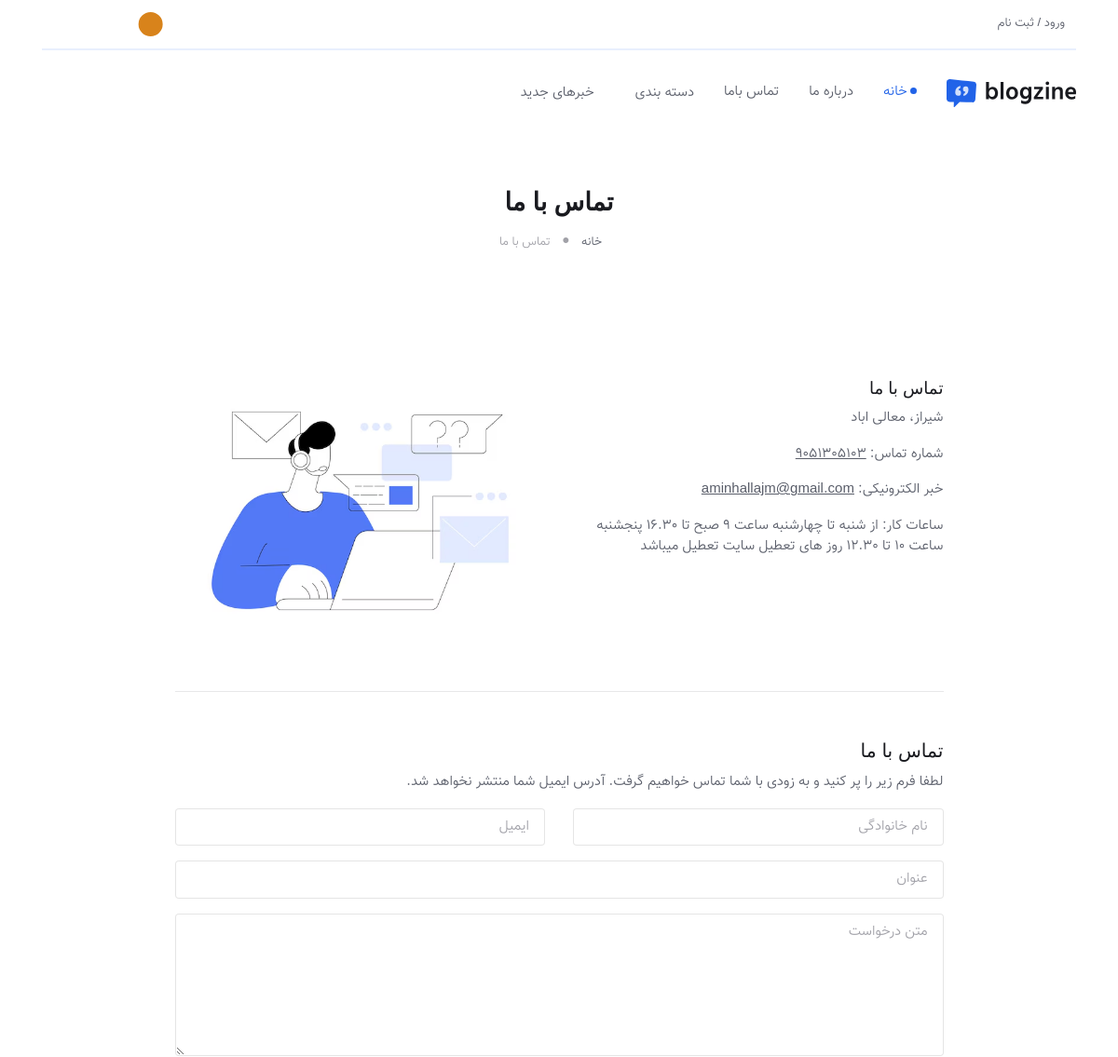
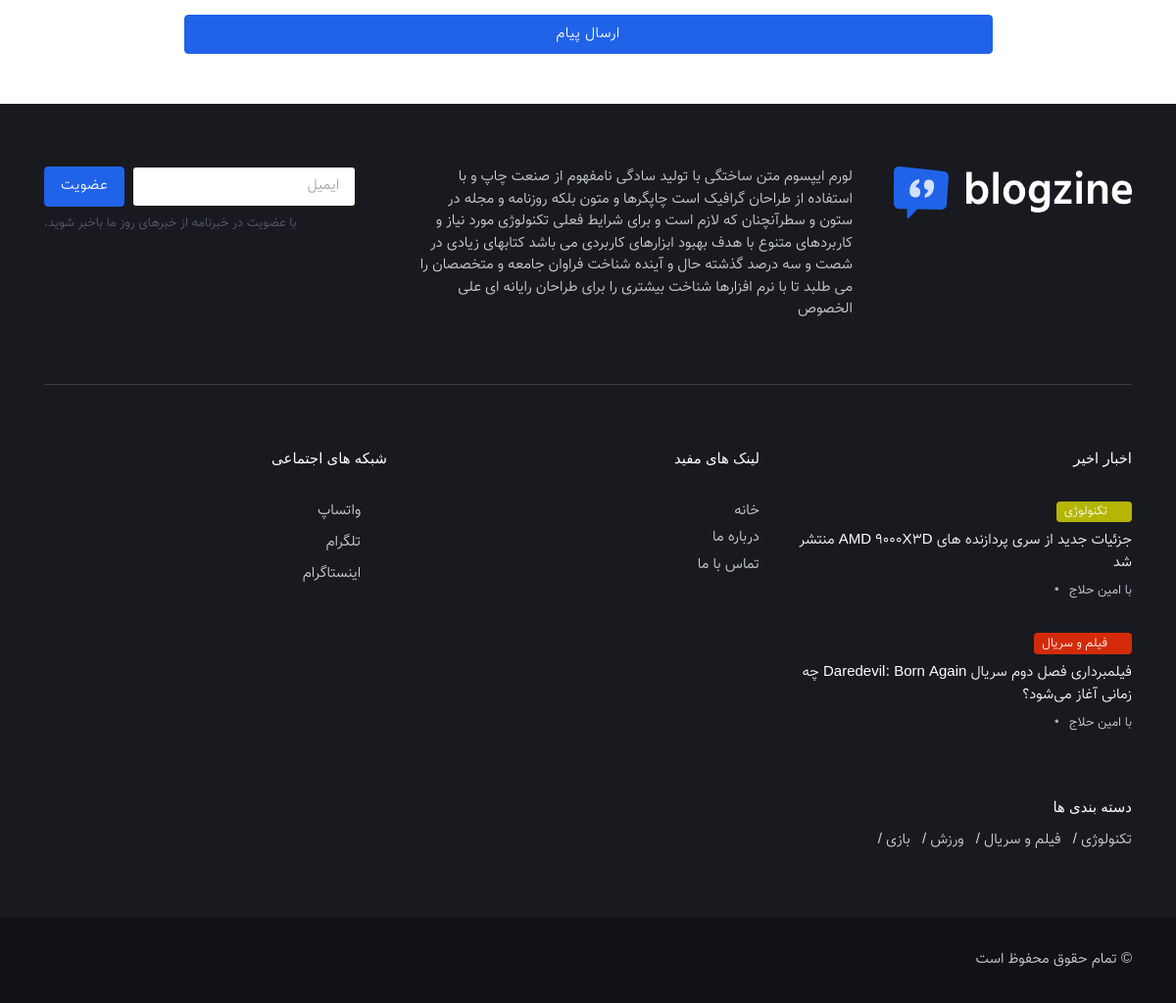
Screenshot of /contact/us/ with the database file from the repository (2 pictures, top to bottom).
### settings_site/models.py (models this page shows, shortened)
class Settings(models.Model):
    user=models.ForeignKey(User, on_delete=models.CASCADE, related_name="settings")
    tab_name=models.CharField(max_length=200)
    name_site=models.CharField(max_length=200)
    telegram_url=models.CharField(max_length=200)
    instagram_url=models.CharField(max_length=200)
    whatsapp_url=models.CharField(max_length=200)
    email=models.CharField(max_length=100)
    copy_right=models.CharField(max_length=200)
    number=models.IntegerField()
    logo_favicon=models.FileField(upload_to='logo_favicon',blank=True)
    logo_header=models.FileField(upload_to='logo_header',blank=True)
    logo_header_dark=models.FileField(upload_to='logo_header_dark',blank=True)
    logo_header_menu=models.FileField(upload_to='logo_header_menu',blank=True)
    logo_header_menu_dark=models.FileField(upload_to='logo_header_menu_dark',blank=True)
    logo_footer=models.FileField(upload_to='logo_footer',blank=True)
    site_title=models.TextField(null=True , blank=True)
    footer_title=models.TextField(null=True , blank=True)
    about_us=models.TextField(null=True , blank=True)
    address=models.TextField(null=True , blank=True)

class ContactUsSettings(models.Model):
    user=models.ForeignKey(User, on_delete=models.CASCADE, related_name="contactussettings")
    title=models.CharField(max_length=200)
    address=models.CharField(max_length=500)
    email=models.CharField(max_length=100)
    number=models.IntegerField()
    hours_of_work=models.TextField(null=True , blank=True)

### news/models.py (models this page shows, shortened)
class News(models.Model):
    user=models.ForeignKey(User, on_delete=models.CASCADE, related_name="news")
    author=models.ForeignKey(User, on_delete=models.CASCADE, related_name="news_author")
    sub_category=models.ForeignKey(SubCategory, on_delete=models.CASCADE, related_name="news")
    title=models.CharField(max_length=500)
    img=models.FileField(upload_to='img_news',blank=True)
    date = models.FloatField(null=True , blank=True)
    text=models.TextField(null=True , blank=True)
    @property
    def jdate(self):
        try:
            return  jdatetime.datetime.fromtimestamp(self.date).strftime("%Y/%m/%d")
        except:
            return '-'

class SubCategory(models.Model):
    user=models.ForeignKey(User, on_delete=models.CASCADE, related_name="subcategory")
    category=models.ForeignKey(Category, on_delete=models.CASCADE, related_name="subcategory")
    title=models.CharField(max_length=500)

class Category(models.Model):
    user=models.ForeignKey(User, on_delete=models.CASCADE, related_name="category")
    title=models.CharField(max_length=500)
    img=models.FileField(upload_to='img_category',blank=True)
    color=models.CharField(max_length=500, default='#f5f5f5')
    color_text=models.CharField(max_length=500, default='#333')
    def __str__(self):
            return f"{self.title}"

### news/views.py (the view)
# urls.py: path('contact/us/', views.front_contact_us, name='front_contact_us'),
def front_contact_us(request):
    settings=Settings.objects.get(id=1)
    category_menu=Category.objects.all()
    category_menu2 = Category.objects.all()[:12]
    menu_news_list = News.objects.all().order_by('-id')[:4]
    contact_us=ContactUsSettings.objects.get(id=1)
    footer_news_list = News.objects.all().order_by('-id')[:2]
    list_contact_us = {
        'settings':settings,"category_menu":category_menu,
        "contact_us":contact_us, "menu_news_list":menu_news_list,
        "category_menu2":category_menu2, 'footer_news_list':footer_news_list,
    }
    return render(request, 'front/contact-us.html', list_contact_us)

### news/templates/front/contact-us.html (shortened to what this page needs)
{% extends 'front/panel.html' %}
{% load static %}
{% block contentpanel %}
<section>
	<div class="container">
		<div class="row">
      <div class="col-md-9 mx-auto text-center">
        <h1 class="display-5">تماس با ما</h1>
        <nav class="d-flex justify-content-center" aria-label="breadcrumb">
          <ol class="breadcrumb breadcrumb-dots mb-0">
            <li class="breadcrumb-item"><a href="index.html"><i class="bi bi-house me-1"></i> خانه</a></li>
            <li class="breadcrumb-item active">تماس با ما</li>
          </ol>
        </nav>
      </div>
    </div>
	</div>
</section>
<section class="pt-4">
	<div class="container">
		<div class="row">
      <div class="col-xl-9 mx-auto">
        <div class="row mt-5">
          <div class="col-sm-6">
            <h3>{{contact_us.title}}</h3>
            <address>{{contact_us.address}}</address>
            <p>شماره تماس: <a href="#" class="text-reset"><u>{{contact_us.number}}</u></a></p>
            <p>خبر الکترونیکی: <a href="#" class="text-reset"><u>{{contact_us.email}}</u></a></p>
            <p>ساعات کار: {{contact_us.hours_of_work}}
              <br>
            </p>
          </div>
          <div class="col-sm-6 mb-5 mb-sm-0">
            <img class="card-img rounded" src="{% static 'front/' %}images/contactus3.avif" alt="Card image">
          </div>
        </div>
        <hr class="my-5">
        <div class="row">
          <div class="col-12">
          <h2>تماس با ما</h2>
          <p>لطفا فرم زیر را پر کنید و به زودی با شما تماس خواهیم گرفت. آدرس ایمیل شما منتشر نخواهد شد.</p>
          <form class="contact-form" action="{% url 'front_contact_us_submit' %}" id="form_all" name="contactform" method="POST">
            <div class="row">
              <div class="col-md-6">
                <div class="mb-3">
                  <input required id="last_name" name="last_name" type="text" class="form-control" placeholder="نام خانوادگی">
                </div>
              </div>
              <div class="col-md-6">
                <div class="mb-3">
                  <input required id="con-email" name="email" type="email" class="form-control" placeholder="ایمیل">
                </div>
              </div>
              <div class="col-md-12">
                <div class="mb-3">
                  <input required id="title" name="title" type="text" class="form-control" placeholder="عنوان">
                </div>
              </div>
              <div class="col-md-12">
                <div class="mb-3">
                  <textarea required id="text" name="text" cols="40" rows="6" class="form-control" placeholder="متن درخواست"></textarea>
                </div>
              </div>
              <div class="col-md-12 text-start"><button class="btn btn-primary w-100" type="submit">ارسال پیام</button></div>
            </div>
          </form>
          </div>
        </div>
      </div>
     </div>
  </div>
</section>
{% endblock contentpanel %}

### news/templates/front/panel.html (shortened to what this page needs)
{% load static %}
<!DOCTYPE html>
<html lang="fa" dir="rtl">
<head>
	<link rel="stylesheet" type="text/css" href="{% static 'front/' %}vendor/font-awesome/css/all.min.css">
	<link rel="stylesheet" type="text/css" href="{% static 'front/' %}vendor/bootstrap-icons/bootstrap-icons.css">
	<link rel="stylesheet" type="text/css" href="{% static 'front/' %}vendor/tiny-slider/tiny-slider.css">
	<link rel="stylesheet" type="text/css" href="{% static 'front/' %}vendor/plyr/plyr.css">
	<link id="style-switch" rel="stylesheet" type="text/css" href="{% static 'front/' %}css/style-rtl.css">
	<link id="style-switch" rel="stylesheet" type="text/css" href="{% static 'front/' %}css/toastr.css">
</head>
<body>
<header class="navbar-light navbar-sticky header-static">
	<div class="navbar-top d-none d-lg-block small">
		<div class="container">
			<div class="d-md-flex justify-content-between align-items-center my-2">
				<ul class="nav">
					<li class="nav-item">
						<a class="nav-link" href="signin.html">ورود / ثبت نام</a>
					</li>
				</ul>
				<div class="d-flex align-items-center">
					<div class="nav-item dropdown mx-2">
						<button class="modeswitch" id="bd-theme" type="button" aria-expanded="false" data-bs-toggle="dropdown" data-bs-display="static">
						</button>
					</div>
					<ul class="nav">
						<li class="nav-item">
							<a class="nav-link px-2 fs-5" href="{{settings.telegram_url}}"><i class="fab fa-telegram"></i></a>
						</li>
						<li class="nav-item">
							<a class="nav-link px-2 fs-5" href="{{settings.instagram_url}}"><i class="fab fa-instagram"></i></a>
						</li>
						<li class="nav-item">
							<a class="nav-link px-2 fs-5" href="{{settings.whatsapp_url}}"><i class="fab fa-whatsapp"></i></a>
						</li>
					</ul>
				</div>
			</div>
			<div class="border-bottom border-2 border-primary opacity-1"></div>
		</div>
	</div>
	<nav class="navbar navbar-expand-lg">
		<div class="container">
			<a class="navbar-brand" href="/">
				<img class="navbar-brand-item light-mode-item" src="{{settings.logo_header.url}}" alt="logo">
			</a>
			<div class="collapse navbar-collapse" id="navbarCollapse">
				<ul class="navbar-nav navbar-nav-scroll mx-auto">
					<li class="nav-item"> <a class="nav-link active" href="/">خانه</a></li>
					<li class="nav-item"> <a class="nav-link" href="{% url 'front_about_us' %}">درباره ما</a></li>
					<li class="nav-item"> <a class="nav-link" href="{% url 'front_contact_us' %}">تماس باما</a></li>
					<li class="nav-item dropdown">
						<a class="nav-link dropdown-toggle" href="#" id="postMenu" data-bs-toggle="dropdown" aria-haspopup="true" aria-expanded="false">دسته بندی</a>
					</li>
					<li class="nav-item dropdown dropdown-fullwidth">
						<a class="nav-link dropdown-toggle" href="#" id="megaMenu" data-bs-toggle="dropdown" aria-haspopup="true" aria-expanded="false"> خبرهای جدید</a>
					</li>
				</ul>
			</div>
			<div class="nav flex-nowrap align-items-center">
				<div class="nav-item dropdown dropdown-toggle-icon-none nav-search">
					<a class="nav-link dropdown-toggle" role="button" href="#" id="navSearch" data-bs-toggle="dropdown" aria-expanded="false">
						<i class="bi bi-search fs-4"> </i>
					</a>
				</div>
				<div class="nav-item">
					<a class="nav-link p-0" data-bs-toggle="offcanvas" href="#offcanvasMenu" role="button" aria-controls="offcanvasMenu">
						<i class="bi bi-text-right rtl-flip fs-2" data-bs-target="#offcanvasMenu"> </i>
					</a>
				</div>
			</div>
		</div>
	</nav>
</header>
<main>
{% block contentpanel %}
{% endblock contentpanel %}
</main>
<footer class="bg-dark pt-5">
	<div class="container">
		<div class="row pt-3 pb-4">
			<div class="col-md-3">
				<img src="{{settings.logo_footer.url}}" alt="footer logo">
			</div>
			<div class="col-md-5">
				<p class="text-muted">{{settings.footer_title}}</p>
			</div>
			<div class="col-md-4">
				<form class="row row-cols-lg-auto g-2 align-items-center justify-content-end" action="{% url 'front_news_letters_submit' %}" method="POST" id="form_all">
					<div class="col-12">
						<input type="email" id="email" name="email" class="form-control" placeholder="ایمیل" required>
					</div>
					<div class="col-12">
						<button type="submit" class="btn btn-primary m-0">عضویت</button>
					</div>
					<div class="form-text mt-2">با عضویت در خبرنامه از خبرهای روز ما باخبر شوید.
					</div>
				</form>
			</div>
		</div>
		<hr>
		<div class="row pt-5">
			<div class="col-md-6 col-lg-4 mb-4">
				<h5 class="mb-4 text-white">اخبار اخیر</h5>
				{% for i in footer_news_list %}
				<div class="mb-4 position-relative">
					<div>
						{% if i.sub_category.category %}
						<a href="#" class="badge mb-2" style="background-color: {{ i.sub_category.category.color }};"><i class="fas fa-circle me-2 small fw-bold"></i>{{i.sub_category.category}}</a>
						{% else %}
						<a href="#" class="badge text-bg-warning mb-2"><i class="fas fa-circle me-2 small fw-bold"></i>{{i.sub_category.category}}</a>
						{% endif %}
					</div>
					<a href="{% url 'front_post_single' id=i.id %}" class="btn-link text-white fw-normal">{{i.title}}</a>
					<ul class="nav nav-divider align-items-center small mt-2 text-muted">
						<li class="nav-item position-relative">
							<div class="nav-link">با <a href="#" class="stretched-link text-reset btn-link">{{i.author.get_full_name}}</a>
							</div>
						</li>
						<li class="nav-item">{{i.jdate}}</li>
					</ul>
				</div>
				{% endfor %}
			</div>
			<div class="col-md-6 col-lg-4 mb-4">
				<h5 class="mb-4 text-white">لینک های مفید</h5>
				<div class="row">
					<div class="col-6">
						<ul class="nav flex-column text-primary-hover">
							<li class="nav-item"><a class="nav-link pt-0" href="/">خانه</a></li>
							<li class="nav-item"><a class="nav-link pt-0" href="{% url 'front_about_us' %}">درباره ما</a></li>
							<li class="nav-item"><a class="nav-link pt-0" href="{% url 'front_contact_us' %}">تماس با ما</a></li>
						</ul>
					</div>
				</div>
			</div>
			<div class="col-sm-6 col-lg-4 mb-4">
				<h5 class="mb-4 text-white">شبکه های اجتماعی </h5>
				<ul class="nav flex-column text-primary-hover">
					<li class="nav-item"><a class="nav-link pt-0" href="{{settings.whatsapp_url}}"><i class="fab fa-whatsapp fa-fw me-2"></i>واتساپ</a></li>
					<li class="nav-item"><a class="nav-link" href="{{settings.telegram_url}}"><i class="fab fa-telegram fa-fw me-2"></i>تلگرام</a></li>
					<li class="nav-item"><a class="nav-link" href="{{settings.instagram_url}}"><i class="fab fa-instagram fa-fw me-2"></i>اینستاگرام</a></li>
				</ul>
			</div>
		</div>
		<div class="row">
			<h5 class="mb-2 text-white">دسته بندی ها</h5>
			<ul class="list-inline text-primary-hover lh-lg">
				{% for i in category_menu2 %}
				<li class="list-inline-item"><a href="{% url 'front_post_list' id=i.id %}">{{i.title}} /</a></li>
				{% endfor %}
			</ul>
		</div>
	</div>
	<div class="bg-dark-overlay-3 mt-5">
		<div class="container">
			<div class="row align-items-center justify-content-md-between py-4">
				<div class="col-md-6">
					<div class="text-center text-md-start text-primary-hover text-muted">{{settings.copy_right}}</div>
				</div>
			</div>
		</div>
	</div>
</footer>
</body>
</html>

### rows the page displays
Settings: logo_header (picture), logo_footer (picture), footer_title "لورم ایپسوم متن ساختگی با تولید سادگی نامفهوم از صنعت چاپ و با استفاده از طراحان گرافیک است چاپگرها و متون بلکه روزنامه و مجله در ستون و سطرآنچنان که لازم است و برای شرایط فعلی تکنولوژی مورد نیاز و کاربردهای متنوع با هدف بهبود ابزارهای کاربردی می باشد کتابهای زیادی در شصت و سه درصد گذشته حال و آینده شناخت فراوان جامعه و متخصصان را می طلبد تا با نرم افزارها شناخت بیشتری را برای طراحان رایانه ای علی الخصوص", copy_right "© تمام حقوق محفوظ است"
ContactUsSettings: title "تماس با ما", address "شیراز، معالی اباد", number "9051305103", email "aminhallajm@gmail.com", hours_of_work "از شنبه تا چهارشنبه ساعت 9 صبح تا 16.30 پنجشنبه ساعت 10 تا 12.30 روز های تعطیل سایت تعطیل میباشد"
News: sub_category.category "تکنولوژی", title "جزئیات جدید از سری پردازنده های AMD 9000X3D منتشر شد", author.get_full_name "امین حلاج"
News: sub_category.category "فیلم و سریال", title "فیلمبرداری فصل دوم سریال Daredevil: Born Again چه زمانی آغاز می‌شود؟", author.get_full_name "امین حلاج"
Category: title "تکنولوژی"
Category: title "فیلم و سریال"
Category: title "ورزش"
Category: title "بازی"
